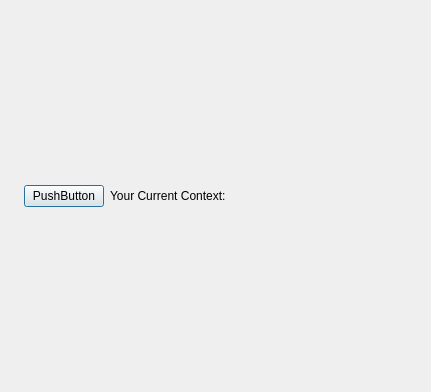
<?xml version="1.0" encoding="UTF-8"?>
<ui version="4.0">
 <class>Dialog</class>
 <widget class="QDialog" name="Dialog">
  <property name="geometry">
   <rect>
    <x>0</x>
    <y>0</y>
    <width>431</width>
    <height>392</height>
   </rect>
  </property>
  <property name="windowTitle">
   <string>The Current Sgtk Environment</string>
  </property>
  <layout class="QHBoxLayout" name="horizontalLayout">
   <item>
    <widget class="QLabel" name="logo_example">
     <property name="text">
      <string/>
     </property>
     <property name="pixmap">
      <pixmap resource="resources.qrc">:/res/sg_logo.png</pixmap>
     </property>
    </widget>
   </item>
   <item>
    <widget class="QPushButton" name="pushButton">
     <property name="text">
      <string>PushButton</string>
     </property>
    </widget>
   </item>
   <item>
    <widget class="QLabel" name="context">
     <property name="sizePolicy">
      <sizepolicy hsizetype="Expanding" vsizetype="Expanding">
       <horstretch>0</horstretch>
       <verstretch>0</verstretch>
      </sizepolicy>
     </property>
     <property name="text">
      <string>Your Current Context: </string>
     </property>
     <property name="alignment">
      <set>Qt::AlignLeading|Qt::AlignLeft|Qt::AlignVCenter</set>
     </property>
    </widget>
   </item>
  </layout>
 </widget>
 <resources>
  <include location="resources.qrc"/>
 </resources>
 <connections/>
</ui>
